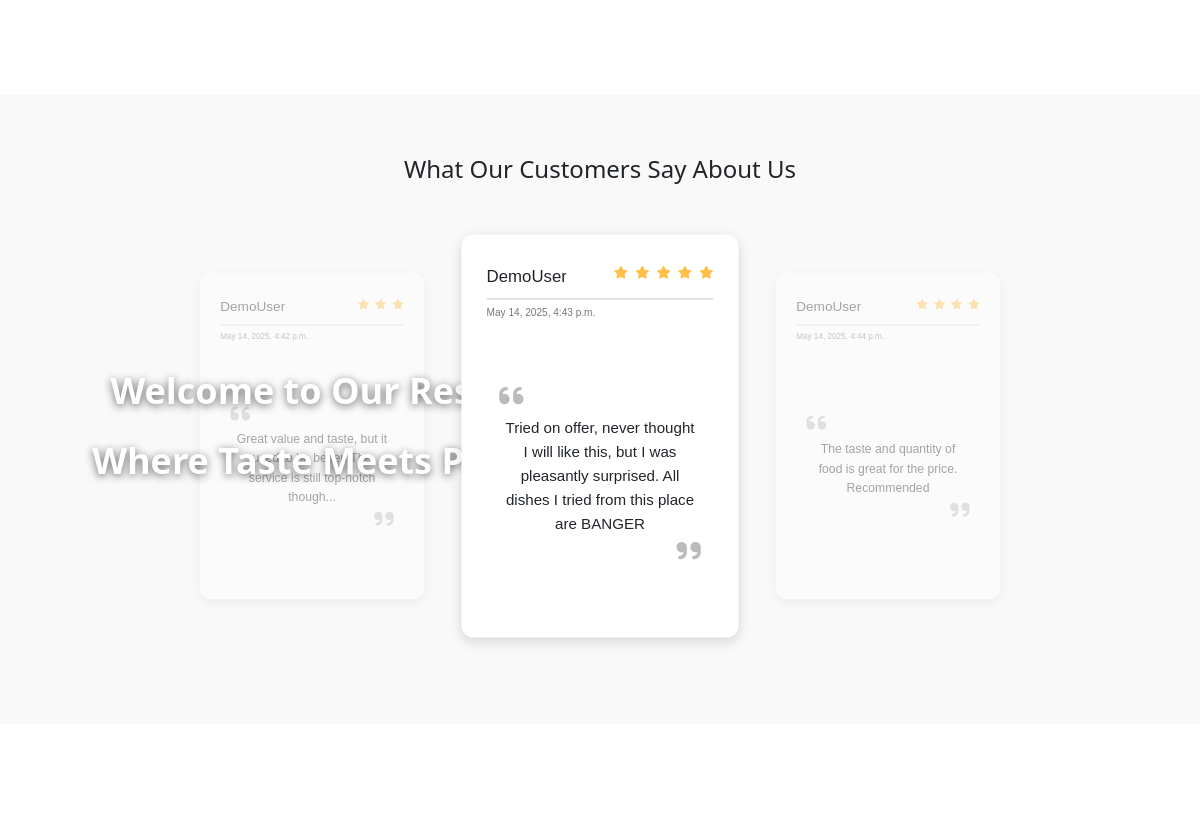
The app's page / (middle part), older data.
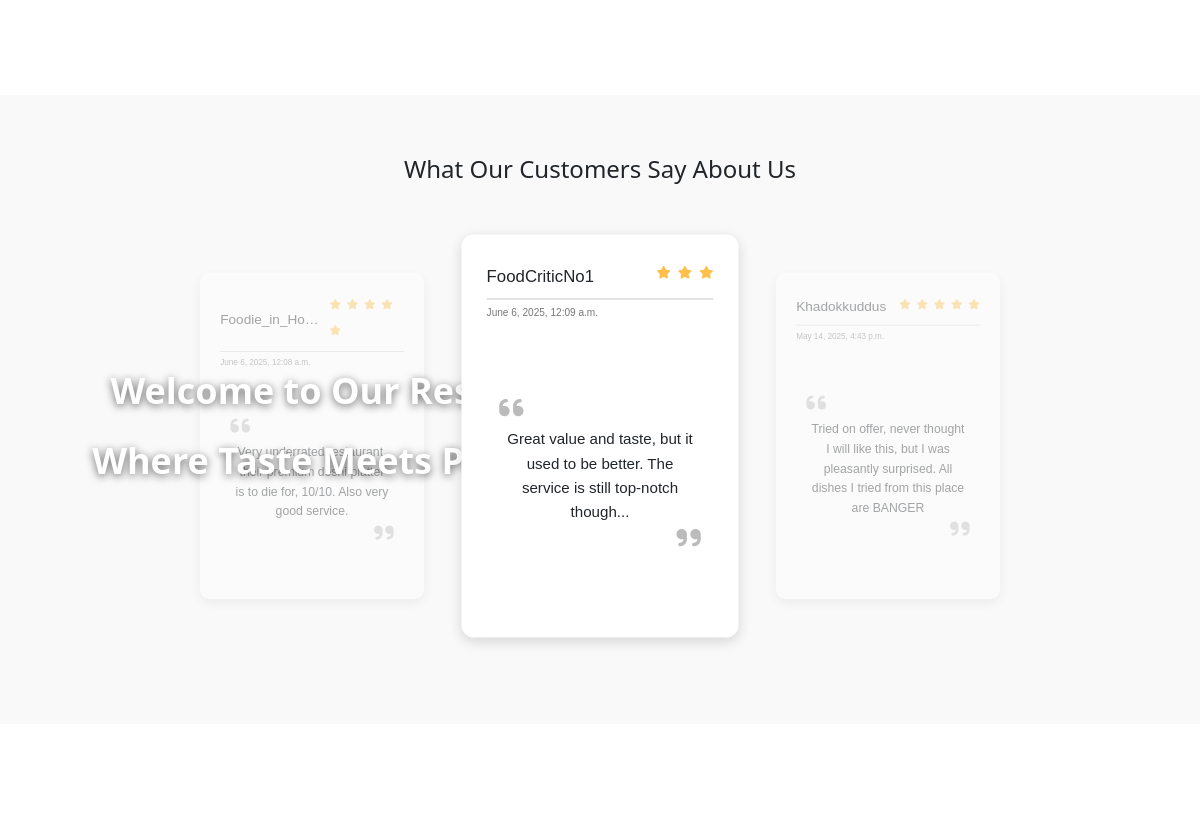
The same page, newer data.
### menu/models.py (models this page shows)
class Review(models.Model):
    item = models.ForeignKey(MenuItem, related_name='reviews', on_delete=models.CASCADE)
    user = models.ForeignKey(User, on_delete=models.CASCADE)
    content = models.TextField(blank=False, null=False)
    rating = models.PositiveIntegerField(choices=[(i, i) for i in range(1, 6)], blank=False)
    image = models.ImageField(blank=True, null=True, upload_to='review_images/')
    is_featured = models.BooleanField(default=False)
    timestamp = models.DateTimeField(auto_now=True)
    class Meta:
        unique_together = ('user', 'item')

### Restaurant/views.py (the view)
# urls.py: path('', views.HomeView, name='home'),
def HomeView(request):
    items = MenuItem.objects.filter(is_featured=True)
    reviews = Review.objects.filter(is_featured=True).select_related('user')
    return render(request, 'home.html', {'items': items, 'reviews': reviews})

### templates/home.html (shortened to what this page needs)
{% extends 'base.html' %}
{% load static %}
{% block style %}
<link rel="stylesheet" href="{% static 'css/home.css' %}">
{% endblock %}
{% block content %}
<div class="banner-container">
    <div class="banner-text">
        <p>Welcome to Our Restaurant</p>
        <p>Where Taste Meets Perfection</p>
    </div>
</div>
<section class="featured-items-section">
</section>
<section class="featured-reviews-section">
  <h2 class="section-title">What Our Customers Say About Us</h2>
  <div id="infinite-carousel">
    {% for review in reviews %}
      <div class="carousel-card{% if forloop.counter0 == 1 %} active{% endif %}"
       data-index="{{ forloop.counter0 }}" id="review-card">
        <div class="review-header">
          <span class="reviewer-name">{{ review.user.username }}</span>
          <span class="review-stars">
            {% with review.rating|add:"0" as rating %}
                {% for i in ""|center:rating %}
                    <i class="fa-solid fa-star star-icon"></i>
                {% endfor %}
            {% endwith %}
          </span>
        </div>
        <hr>
        <div class="review-meta">{{ review.timestamp|date:"F j, Y, g:i a" }}</div>
        <div class="review-content-wrapper">
          <div class="review-content">
            <i class="fa-solid fa-quote-left quote quote-start"></i>
            <div class="review-text">{{ review.content }}</div>
            <i class="fa-solid fa-quote-right quote quote-end"></i>
          </div>
        </div>
      </div>
    {% endfor %}
  </div>
</section>
<section class="visit-us-section">
</section>
{% endblock %}

Row changes from the older to the newer data that the page shows:
no longer on this page (row unchanged): Review: user.username "DemoUser", rating 4 (drawn), timestamp "May 14, 2025, 4:44 p.m.", content "The taste and quantity of food is great for the price. Recommended"
now on this page (row edited): Review: user.username "Foodie_in_Hoodi…", rating 5 (drawn), timestamp "June 6, 2025, 12:08 a.m.", content "Very underrated restaurant, their premium deshi platter is to die for, 10/10. Also very good service."
changed Review: user.username "DemoUser" → "FoodCriticNo1"; timestamp "May 14, 2025, 4:42 p.m." → "June 6, 2025, 12:09 a.m."
changed through a linked row, Review: user.username "DemoUser" → "Khadokkuddus"
